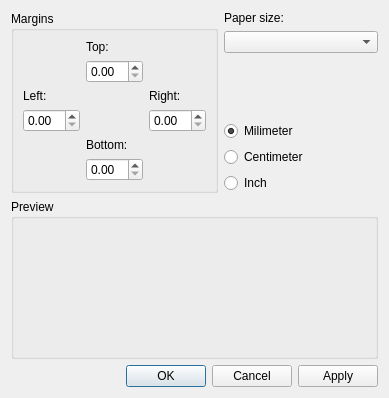
<?xml version="1.0" encoding="UTF-8"?>
<ui version="4.0">
 <class>LReportPropertyPageText</class>
 <widget class="QWidget" name="LReportPropertyPageText">
  <property name="geometry">
   <rect>
    <x>0</x>
    <y>0</y>
    <width>389</width>
    <height>387</height>
   </rect>
  </property>
  <property name="windowTitle">
   <string>Form</string>
  </property>
  <layout class="QGridLayout" name="gridLayout_2">
   <item row="0" column="0">
    <widget class="QGroupBox" name="groupBox">
     <property name="title">
      <string>Margins</string>
     </property>
     <layout class="QGridLayout" name="gridLayout">
      <item row="0" column="1">
       <widget class="QLabel" name="label">
        <property name="text">
         <string>Top:</string>
        </property>
       </widget>
      </item>
      <item row="2" column="0">
       <widget class="QLabel" name="label_3">
        <property name="text">
         <string>Left:</string>
        </property>
       </widget>
      </item>
      <item row="2" column="2">
       <widget class="QLabel" name="label_2">
        <property name="text">
         <string>Right:</string>
        </property>
       </widget>
      </item>
      <item row="4" column="1">
       <widget class="QLabel" name="label_4">
        <property name="text">
         <string>Bottom:</string>
        </property>
       </widget>
      </item>
      <item row="3" column="2">
       <widget class="QDoubleSpinBox" name="doubleSpinBox_2"/>
      </item>
      <item row="5" column="1">
       <widget class="QDoubleSpinBox" name="doubleSpinBox_4"/>
      </item>
      <item row="1" column="1">
       <widget class="QDoubleSpinBox" name="doubleSpinBox"/>
      </item>
      <item row="3" column="0">
       <widget class="QDoubleSpinBox" name="doubleSpinBox_3">
        <property name="prefix">
         <string comment="in" extracomment="s"/>
        </property>
       </widget>
      </item>
     </layout>
    </widget>
   </item>
   <item row="0" column="1">
    <layout class="QVBoxLayout" name="verticalLayout">
     <item>
      <widget class="QLabel" name="label_5">
       <property name="text">
        <string>Paper size:</string>
       </property>
      </widget>
     </item>
     <item>
      <widget class="QComboBox" name="comboBoxPageSizes"/>
     </item>
     <item>
      <spacer name="verticalSpacer">
       <property name="orientation">
        <enum>Qt::Vertical</enum>
       </property>
       <property name="sizeHint" stdset="0">
        <size>
         <width>20</width>
         <height>40</height>
        </size>
       </property>
      </spacer>
     </item>
     <item>
      <widget class="QRadioButton" name="radioButton">
       <property name="text">
        <string>Milimeter</string>
       </property>
       <property name="checked">
        <bool>true</bool>
       </property>
      </widget>
     </item>
     <item>
      <widget class="QRadioButton" name="radioButton_2">
       <property name="text">
        <string>Centimeter</string>
       </property>
      </widget>
     </item>
     <item>
      <widget class="QRadioButton" name="radioButton_3">
       <property name="text">
        <string>Inch</string>
       </property>
      </widget>
     </item>
    </layout>
   </item>
   <item row="1" column="0" colspan="2">
    <widget class="QGroupBox" name="groupBox_2">
     <property name="minimumSize">
      <size>
       <width>0</width>
       <height>160</height>
      </size>
     </property>
     <property name="title">
      <string>Preview</string>
     </property>
    </widget>
   </item>
   <item row="2" column="0" colspan="2">
    <widget class="QDialogButtonBox" name="buttonBox">
     <property name="orientation">
      <enum>Qt::Horizontal</enum>
     </property>
     <property name="standardButtons">
      <set>QDialogButtonBox::Apply|QDialogButtonBox::Cancel|QDialogButtonBox::Ok</set>
     </property>
     <property name="centerButtons">
      <bool>false</bool>
     </property>
    </widget>
   </item>
  </layout>
 </widget>
 <resources/>
 <connections/>
</ui>
